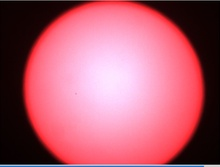
%> input picture image_processing/Sun.JPG, 220 x 167 px, shrunk from 1267 x 961 before the run
$ octave main.m   (GNU Octave 9; MATLAB toolbox functions it lacks are replaced by stand-ins)
%> lines starting %> are read from the running program, lines starting %| are printed output that depends on the picture
### image_processing/Gaussian_Kernel.m
function [kernel,w] = Gaussian_Kernel(sigma)
    a = round(2.5*sigma - 0.5);
    w = 2*a + 1;
    kernel = zeros(w,1);
    sum = 0;
    for i = 1:w
        kernel(i) = exp((-1*(i - 1 - a)*(i - 1 - a)) / (2*(sigma)^2));
        sum = sum + kernel(i);
    end
    kernel = kernel./sum;
end

### image_processing/Gaussian_Deriv.m
function [kernel,w] = Gaussian_Deriv(sigma)
    a = round(2.5*sigma - 0.5);
    w = 2*a + 1;
    kernel = zeros(w,1);
    sum = 0;
    for i = 1:w
        kernel(i) = -1*(i - 1 - a)*exp((-1*(i - 1 - a)*(i - 1 - a)) / (2*(sigma)^2));
        sum = sum - i*kernel(i);
    end
    kernel = kernel./sum;
end

### image_processing/Convolve.m
% This function finds the convolution between an image a kernel made up of
% weights. This function assumes the input is a grayscale image
function [Out] = Convolve(Input,kernel)
    [height,width,] = size(Input);
    Out = zeros(height,width);
    [ker_h,ker_w,] = size(kernel);
    for x = 1:height
        for y = 1:width
            sum = 0;
            for k = 1:ker_h
                for l = 1:ker_w
                    offsetx = x + k - floor(ker_h/2) - 1;
                    offsety = y + l - floor(ker_w/2) - 1;
                    % Check offset is within bounds of image
                    if(offsetx >= 1 && offsety >= 1 && offsetx <= height && offsety <= width)
                        sum = sum + Input(offsetx,offsety)*kernel(k,l);
                    end
                end
            end
            Out(x,y) = sum;
        end
    end
end

### image_processing/Magnitude_Gradient.m
function [Gxy,Gangle] = Magnitude_Gradient(G_horiz,G_vert)
    [height,width,] = size(G_horiz); % Assuming the sizes of horizontal and vertical match
    Gxy = zeros(height,width);
    Gangle = zeros(height,width);
    for x = 1:height
        for y = 1:width
            Gxy(x,y) = sqrt((G_horiz(x,y))^2 + (G_vert(x,y))^2); % Euclidian
            Gangle(x,y) = atan2(G_horiz(x,y),G_vert(x,y));
        end
    end
end

### image_processing/NonMaxSuppression.m
function [Out] = NonMaxSuppression(Gxy,Iangle)
    [height,width,] = size(Gxy); % Assuming Gxy and Iangle are the same size
    Out = Gxy;
    for x = 1:height
        for y = 1:width
            theta = Iangle(x,y)*180/pi; % Convert to degrees
            if(theta < 0) % Deal with the case where theta is negative
                theta = theta + pi;
            end
            if(theta <= 22.5 || theta > 157.5)
                if((x-1) > 0 && Gxy(x-1,y) > Gxy(x,y))
                    Out(x,y) = 0;
                elseif((x+1) <= height && Gxy(x+1,y) > Gxy(x,y))
                    Out(x,y) = 0;
                end
            elseif(theta > 22.5 && theta <= 67.5)
                if((y-1) > 0 && (x-1) > 0 && Gxy(x-1,y-1) > Gxy(x,y))
                    Out(x,y) = 0;
                elseif((y+1) <= width && (x+1) <= height && Gxy(x+1,y+1) > Gxy(x,y))
                    Out(x,y) = 0;
                end
            elseif(theta > 67.5 && theta <= 112.5)
                if((y-1) > 0 && Gxy(x,y-1) > Gxy(x,y))
                    Out(x,y) = 0;
                elseif((y+1) <= height && Gxy(x,y+1) > Gxy(x,y))
                    Out(x,y) = 0;
                end
            elseif(theta > 112.5 && theta <= 157.5)
                if((y+1) <= width && (x-1) > 0 && Gxy(x-1,y+1) > Gxy(x,y))
                    Out(x,y) = 0;
                elseif((y-1) > 0 && (x+1) <= height && Gxy(x+1,y-1) > Gxy(x,y))
                    Out(x,y) = 0;
                end
            end
        end
    end
end

### image_processing/Hysteresis.m
function [Out] = Hysteresis(NMS_image)
    [height,width,] = size(NMS_image);
    Hyst = zeros(height,width);
%     intensities = hist(NMS_image(:), 0:255); % Get number of pixels at each bin
%     percentage = intensities./(height*width)*100;
    t_hi = floor(prctile(NMS_image(:),90)); % Get 90th percentile
    t_lo = floor(t_hi * 0.2);
    for x = 1:height
        for y = 1:width
            if (NMS_image(x,y) > t_hi)
                Hyst(x,y) = 255; % Strong edge
            elseif(NMS_image(x,y) > t_lo)
                Hyst(x,y) = 125; % Weak edge
            else
                Hyst(x,y) = 0; % Non-edge pixel
            end
        end
    end
    Out = Hyst;
    for x = 1:height
        for y = 1:width
            if(Hyst(x,y) == 125)
                if(anynearest8(Hyst,x,y)) % is 255
                    Out(x,y) = 255;
                else
                    Out(x,y) = 0; % Suppress if no strong pixel connection
                end
            end
        end
    end
end

% This searches the 8 pixels around the center (x,y) for one with
% intensity, returning 1 if found or 0 if not
% [17 lines left out: function anynearest8, not called in this run]

### image_processing/main.m
%% Program 3
% By Daniel Herink
%% Intensity of Change
[FileName,FilePath] = uigetfile('sun.jpg');
%> the answer given: Sun.JPG
image = imread(strcat(FilePath,FileName));
%> image is the input picture: size 167x220x3 uint8; mean R, G, B 176.9, 92.2, 111
image = rgb2gray(image);
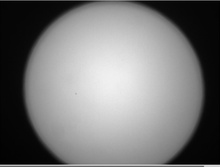
%> image: size 167x220 uint8; min 0, max 240, mean 119.7
imshow(image)
sigma = 0.6;
[vert_Gauss,wk] = Gaussian_Kernel(sigma);
[deriv_Gauss,wd] = Gaussian_Deriv(sigma);
temp_horiz = Convolve(image,vert_Gauss);
horiz_conv = Convolve(temp_horiz,deriv_Gauss');
temp_vert = Convolve(image,vert_Gauss');
vert_conv = Convolve(temp_vert,deriv_Gauss);
%> call 4 of Convolve, with kernel = [0.5; 0; -0.5]
%> after the loop in Convolve (call 4), `for x = 1:height`:
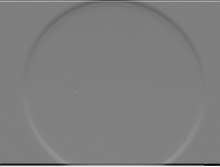
%> Out: size 167x220 double; min -110.5, max 110.5, mean -0.1; drawn with min black and max white
figure
imshow(uint8(horiz_conv))
title('Horizontal Components of Intensity Change')
figure
imshow(uint8(vert_conv))
title('Vertical Components of Intensity Change')
%% Magnitude and Angle
[Gxy,Iangle] = Magnitude_Gradient(horiz_conv, vert_conv);
%> after the loop in Magnitude_Gradient, `for x = 1:height`:
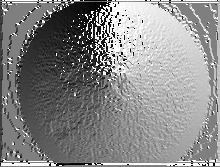
%> Gangle: size 167x220 double; min -3.14, max 3.14, mean 0.201; drawn with min black and max white
figure
imshow(uint8(Gxy))
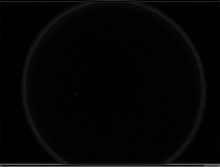
%> displayed picture: size 167x220, on the screen's scale of 0 to 255; min 0, max 126, mean 4.1
title('Magnitude Image')
figure
imshow(Iangle)
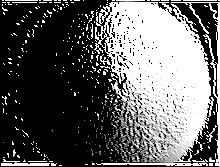
%> displayed picture: size 167x220, on the screen's scale of 0 to 255; min 0, max 255, mean 99.3
title('Gradient Image')
%% Non-Maximal Suppression
NMS_image = NonMaxSuppression(Gxy,Iangle);
% figure
% imshow(uint8(NMS_image))
% title('Non-Maximal Suppressed Image')
Hyst_image = Hysteresis(NMS_image);
%> in Hysteresis, `t_hi = floor(prctile(NMS_image(:),90));`: t_hi = 2
%> in Hysteresis, `t_lo = floor(t_hi * 0.2);`: t_lo = 0
%> after the loop in Hysteresis, `for x = 1:height`:
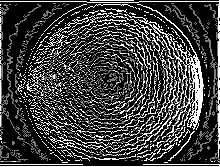
%> Hyst: size 167x220 double; min 0, max 255, mean 64.2
%> after the loop in Hysteresis, `for x = 1:height`:
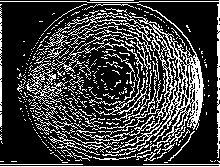
%> Out: size 167x220 double; 24.5% white in thin lines or dots
figure
imshow(uint8(Hyst_image))
title('Edges')
imwrite(uint8(Hyst_image),'cat_edges.png')
